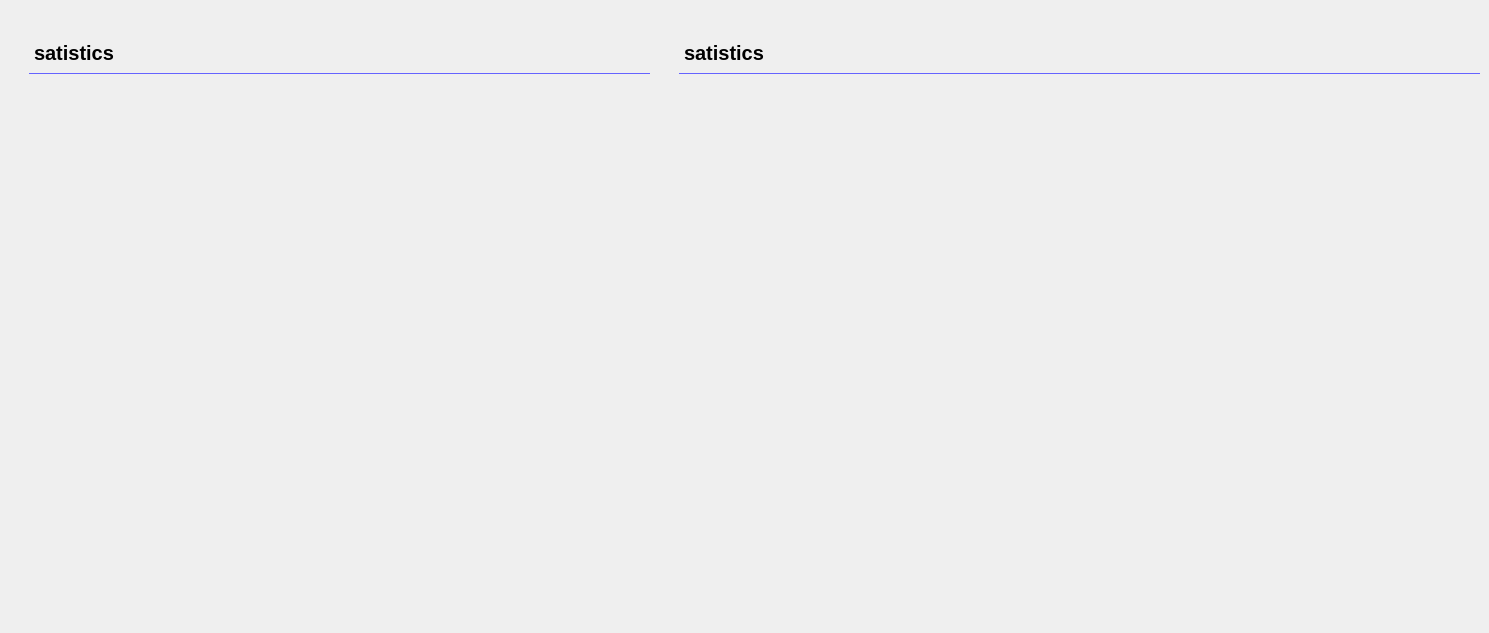
     <widget class="QWidget" name="payment_tab2">
      <attribute name="title">
       <string>Satistics</string>
      </attribute>
      <widget class="QWidget" name="payment_statistic2" native="true">
       <property name="geometry">
        <rect>
         <x>679</x>
         <y>33</y>
         <width>801</width>
         <height>591</height>
        </rect>
       </property>
       <property name="sizeIncrement">
        <size>
         <width>1200</width>
         <height>1200</height>
        </size>
       </property>
       <property name="styleSheet">
        <string notr="true">border-radius:12px;</string>
       </property>
       <widget class="QLabel" name="label_27">
        <property name="geometry">
         <rect>
          <x>0</x>
          <y>0</y>
          <width>801</width>
          <height>41</height>
         </rect>
        </property>
        <property name="styleSheet">
         <string notr="true">background:transparent;
border-radius:0px;
font-size:20px;
font-weight:700;
border-bottom:1px solid #6563FF;</string>
        </property>
        <property name="text">
         <string>satistics</string>
        </property>
       </widget>
       <widget class="QFrame" name="chart_payment">
        <property name="geometry">
         <rect>
          <x>20</x>
          <y>60</y>
          <width>761</width>
          <height>511</height>
         </rect>
        </property>
        <property name="frameShape">
         <enum>QFrame::StyledPanel</enum>
        </property>
        <property name="frameShadow">
         <enum>QFrame::Raised</enum>
        </property>
       </widget>
      </widget>
      <widget class="QWidget" name="payment_statistic1" native="true">
       <property name="geometry">
        <rect>
         <x>29</x>
         <y>33</y>
         <width>621</width>
         <height>591</height>
        </rect>
       </property>
       <property name="sizeIncrement">
        <size>
         <width>1200</width>
         <height>1200</height>
        </size>
       </property>
       <property name="styleSheet">
        <string notr="true">border-radius:12px;</string>
       </property>
       <widget class="QLabel" name="label_26">
        <property name="geometry">
         <rect>
          <x>0</x>
          <y>0</y>
          <width>621</width>
          <height>41</height>
         </rect>
        </property>
        <property name="styleSheet">
         <string notr="true">background:transparent;
border-radius:0px;
font-size:20px;
font-weight:700;
border-bottom:1px solid #6563FF;</string>
        </property>
        <property name="text">
         <string>satistics</string>
        </property>
       </widget>
       <widget class="QFrame" name="piechart_payment">
        <property name="geometry">
         <rect>
          <x>10</x>
          <y>50</y>
          <width>601</width>
          <height>521</height>
         </rect>
        </property>
        <property name="frameShape">
         <enum>QFrame::StyledPanel</enum>
        </property>
        <property name="frameShadow">
         <enum>QFrame::Raised</enum>
        </property>
       </widget>
      </widget>
     </widget>
